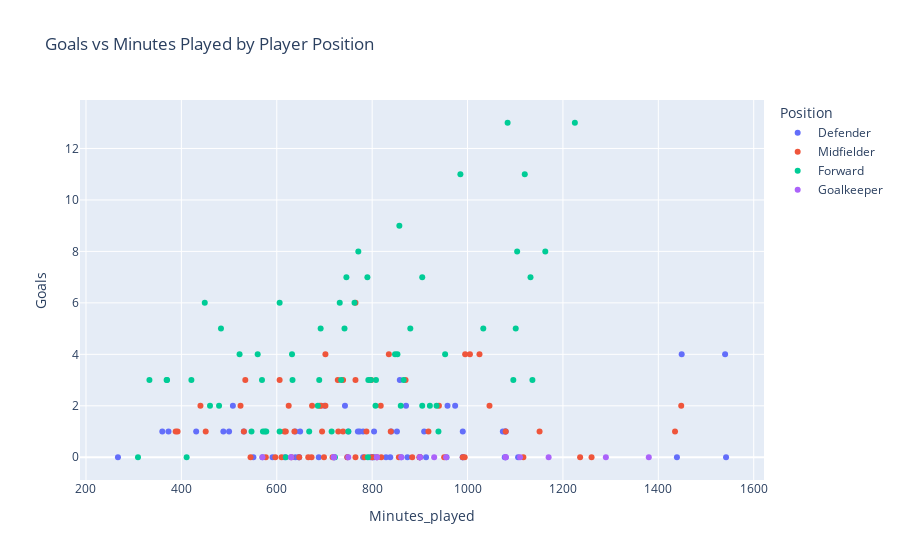

This figure's notebook cell:
### Code cell
px.scatter(ucl, x='Minutes_played', y='Goals', color='Position', title='Goals vs Minutes Played by Player Position', hover_data=['Player', 'Team'])

### Figure 1 — Plotly figure (JSON) as saved in the notebook; plotly's stock layout.template omitted (floating-point values rounded to 4 significant figures; data arrays with more than 128 entries replaced by an {"elided": "..."} marker saying what was removed)
{"data": [{"customdata": [["Theo Hernandez", "Milan"], ["Van Dijk", "Liverpool FC"], ["Otamendi", "Benfica"], ["Johnston", "Celtic"], ["Hakimi", "Paris SG"], ["Frimpong", "Bayer Leverkusen"], ["Rico Lewis", "Manchester City"], ["Bensebaini", "BVB Dortmund"], ["Federico Gatti", "Juventus"], ["Dimarco", "Inter"], ["Mauro Junior", "PSV Eindhoven"], ["Raul Asencio", "Real Madrid"], ["Kounde", "Barcelona"], ["Ryan Flamingo", "PSV Eindhoven"], ["Hincapie", "Bayer Leverkusen"], ["Saliba", "Arsenal FC"], ["Grimaldo", "Bayer Leverkusen"], ["Ezri Konsa", "Aston Villa"], ["Stefan de Vrij", "Inter"], ["Jose Gimenez", "Atletico Madrid"], ["Ryerson", "BVB Dortmund"], ["Pavard", "Inter"], ["Vanderson", "Monaco"], ["Alphonso Davies", "Bayern Munich"], ["Alexsandro Ribeiro", "Lille"], ["Upamecano", "Bayern Munich"], ["Alexander Bah", "Benfica"], ["Inigo Martinez", "Barcelona"], ["Maatsen", "Aston Villa"], ["Jurrien Timber", "Arsenal FC"], ["Manuel Akanji", "Manchester City"], ["Schlotterbeck", "BVB Dortmund"], ["Mukiele", "Bayer Leverkusen"], ["De Cuyper", "Club Brugge"], ["Sam Beukema", "Bologna"], ["Kolasinac", "Atalanta BC"], ["Youssouf Fofana", "Milan"], ["Gabriel Magalhaes", "Arsenal FC"], ["Gonçalo Inacio", "Sporting CP"], ["Alvaro Carreras", "Benfica"], ["Singo", "Monaco"], ["Nuno Mendes", "Paris SG"], ["Dumfries", "Inter"], ["Minjae Kim", "Bayern Munich"], ["Pacho", "Paris SG"], ["Balde", "Barcelona"], ["Francesco Acerbi", "Inter"], ["Robertson", "Liverpool FC"], ["Calafiori", "Arsenal FC"], ["Marquinhos", "Paris SG"], ["Bastoni", "Inter"], ["Boscagli", "PSV Eindhoven"], ["Waldemar Anton", "BVB Dortmund"], ["Kossounou", "Atalanta BC"], ["Marten de Roon", "Atalanta BC"], ["Laimer", "Bayern Munich"], ["Thomas Meunier", "Lille"], ["Ibrahima Konate", "Liverpool FC"], ["Kenny Lala", "Brest"], ["Lucumi", "Bologna"]], "hovertemplate": "Position=Defender<br>Minutes_played=%{x}<br>Goals=%{y}<br>Player=%{customdata[0]}<br>Team=%{customdata[1]}<extra></extra>", "legendgroup": "Defender", "marker": {"color": "#636efa", "symbol": "circle"}, "mode": "markers", "name": "Defender", "orientation": "v", "showlegend": true, "x": [861, 840, 1080, 838, 1540, 796, 639, 743, 801, 570, 829, 748, 1106, 858, 774, 990, 871, 990, 688, 750, 956, 909, 781, 700, 900, 990, 500, 958, 373, 852, 646, 1080, 360, 1079, 647, 639, 800, 804, 488, 900, 508, 1449, 974, 1074, 1542, 804, 770, 551, 431, 1439, 1078, 913, 591, 267, 874, 781, 617, 649, 720, 531], "xaxis": "x", "y": [0, 1, 1, 0, 4, 0, 0, 2, 0, 0, 0, 0, 0, 3, 1, 0, 2, 1, 0, 1, 0, 1, 0, 2, 0, 0, 1, 2, 1, 1, 0, 0, 1, 1, 0, 1, 0, 1, 1, 0, 2, 4, 2, 1, 0, 0, 1, 0, 1, 0, 0, 0, 0, 0, 0, 1, 0, 1, 0, 1], "yaxis": "y", "type": "scatter"}, {"customdata": {"elided": "66x2 str values"}, "hovertemplate": "Position=Midfielder<br>Minutes_played=%{x}<br>Goals=%{y}<br>Player=%{customdata[0]}<br>Team=%{customdata[1]}<extra></extra>", "legendgroup": "Midfielder", "marker": {"color": "#EF553B", "symbol": "circle"}, "mode": "markers", "name": "Midfielder", "orientation": "v", "showlegend": true, "x": [994, 798, 1080, 1151, 545, 717, 637, 739, 835, 870, 990, 702, 1448, 1117, 616, 839, 647, 619, 918, 940, 739, 392, 856, 524, 606, 810, 995, 748, 440, 699, 788, 610, 728, 800, 1046, 818, 695, 702, 729, 631, 884, 819, 534, 900, 765, 1260, 899, 693, 674, 1435, 1005, 451, 765, 690, 625, 951, 1025, 765, 531, 1236, 784, 577, 597, 388, 673, 666], "xaxis": "x", "y": [0, 3, 1, 1, 0, 0, 1, 3, 4, 3, 0, 4, 2, 0, 1, 1, 0, 1, 1, 2, 1, 1, 0, 2, 3, 0, 4, 0, 2, 0, 1, 0, 3, 0, 2, 2, 1, 2, 1, 0, 0, 0, 3, 0, 0, 0, 0, 2, 2, 1, 4, 1, 6, 2, 2, 0, 4, 3, 1, 0, 0, 0, 0, 1, 0, 0], "yaxis": "y", "type": "scatter"}, {"customdata": [["Lewandowski", "Barcelona"], ["Raphinha", "Barcelona"], ["Jude Bellingham", "Real Madrid"], ["Brahim Diaz", "Real Madrid"], ["Lino", "Atletico Madrid"], ["Johan Bakayoko", "PSV Eindhoven"], ["Pulisic", "Milan"], ["Yamal", "Barcelona"], ["Kylian Mbappe", "Real Madrid"], ["Kai Havertz", "Arsenal FC"], ["Kuhn", "Celtic"], ["Kvaratskhelia", "Paris SG"], ["Martinelli", "Arsenal FC"], ["Noa Lang", "PSV Eindhoven"], ["Vinicius Jr", "Real Madrid"], ["Julian Alvarez", "Atletico Madrid"], ["Christos Tzolis", "Club Brugge"], ["Taremi", "Inter"], ["Griezmann", "Atletico Madrid"], ["Santiago Gimenez", "Milan"], ["Pavlidis", "Benfica"], ["Phil Foden", "Manchester City"], ["Lautaro Martinez", "Inter"], ["Di Maria", "Benfica"], ["Benjamin Sesko", "Leipzig"], ["Minamino", "Monaco"], ["Gakpo", "Liverpool FC"], ["Dembele", "Paris SG"], ["Embolo", "Monaco"], ["Quenda", "Sporting CP"], ["Barcola", "Paris SG"], ["Trincao", "Sporting CP"], ["Rafael Leao", "Milan"], ["Bukayo Saka", "Arsenal FC"], ["Kenan Yildiz", "Juventus"], ["Desire Doue", "Paris SG"], ["Adeyemi", "BVB Dortmund"], ["Igor Paixao", "Feyenoord"], ["Maghnes Akliouche", "Monaco"], ["Savinho", "Manchester City"], ["Giuliano Simeone", "Atletico Madrid"], ["Akturkoglu", "Benfica"], ["Salah", "Liverpool FC"], ["Guirassy", "BVB Dortmund"], ["Luuk de Jong", "PSV Eindhoven"], ["Rodrygo", "Real Madrid"], ["Conceiçao", "Juventus"], ["Harry Kane", "Bayern Munich"], ["Viktor Gyokeres", "Sporting CP"], ["Thuram", "Inter"], ["Lookman", "Atalanta BC"], ["Jonathan David", "Lille"], ["Ferran Torres", "Barcelona"], ["Gittens", "BVB Dortmund"], ["Marcus Rashford", "Aston Villa"], ["Jamal Musiala", "Bayern Munich"], ["Olise", "Bayern Munich"], ["Thomas Muller", "Bayern Munich"], ["Haaland", "Manchester City"], ["Lucas Vazquez", "Real Madrid"], ["Dan Ndoye", "Bologna"], ["Luis Diaz", "Liverpool FC"], ["Ivan Perisic", "PSV Eindhoven"], ["Kevin", "Shakhtar Donetsk"]], "hovertemplate": "Position=Forward<br>Minutes_played=%{x}<br>Goals=%{y}<br>Player=%{customdata[0]}<br>Team=%{customdata[1]}<extra></extra>", "legendgroup": "Forward", "marker": {"color": "#00cc96", "symbol": "circle"}, "mode": "markers", "name": "Forward", "orientation": "v", "showlegend": true, "x": [985, 1225, 1136, 479, 411, 860, 632, 1101, 1132, 560, 792, 735, 935, 686, 1104, 790, 939, 715, 732, 449, 905, 689, 857, 547, 522, 569, 369, 1163, 750, 722, 1096, 791, 797, 763, 668, 742, 692, 921, 807, 578, 571, 853, 808, 1084, 905, 880, 606, 1120, 606, 953, 483, 746, 421, 848, 309, 866, 1033, 370, 771, 575, 619, 633, 333, 460], "xaxis": "x", "y": [11, 13, 3, 2, 0, 2, 4, 5, 7, 4, 3, 3, 2, 2, 8, 7, 1, 1, 6, 6, 7, 3, 9, 1, 4, 3, 3, 8, 1, 0, 3, 0, 3, 6, 1, 5, 5, 2, 2, 1, 1, 4, 3, 13, 2, 5, 1, 11, 6, 4, 5, 7, 3, 4, 0, 3, 5, 3, 8, 1, 0, 3, 3, 2], "yaxis": "y", "type": "scatter"}, {"customdata": [["Marco Bizot", "Brest"], ["Chevalier", "Lille"], ["Courtois", "Real Madrid"], ["Mike Maignan", "Milan"], ["Alisson Becker", "Liverpool FC"], ["David Raya", "Arsenal FC"], ["Carnesecchi", "Atalanta BC"], ["Wellenreuther ", "Feyenoord"], ["Donnarumma", "Paris SG"], ["Yann Sommer", "Inter"], ["Di Gregorio", "Juventus"], ["Jan Oblak", "Atletico Madrid"], ["Riznyk", "Shakhtar Donetsk"], ["Emiliano Martinez", "Aston Villa"], ["Szczesny", "Barcelona"], ["Mignolet", "Club Brugge"], ["Franco Israel", "Sporting CP"], ["Skorupski", "Bologna"], ["Schmeichel", "Celtic"], ["Gazzaniga", "Girona"]], "hovertemplate": "Position=Goalkeeper<br>Minutes_played=%{x}<br>Goals=%{y}<br>Player=%{customdata[0]}<br>Team=%{customdata[1]}<extra></extra>", "legendgroup": "Goalkeeper", "marker": {"color": "#ab63fa", "symbol": "circle"}, "mode": "markers", "name": "Goalkeeper", "orientation": "v", "showlegend": true, "x": [810, 900, 1110, 861, 570, 1170, 810, 955, 1380, 1290, 719, 930, 720, 1080, 750, 1080, 720, 630, 900, 630], "xaxis": "x", "y": [0, 0, 0, 0, 0, 0, 0, 0, 0, 0, 0, 0, 0, 0, 0, 0, 0, 0, 0, 0], "yaxis": "y", "type": "scatter"}], "layout": {"xaxis": {"anchor": "y", "domain": [0.0, 1.0], "title": {"text": "Minutes_played"}}, "yaxis": {"anchor": "x", "domain": [0.0, 1.0], "title": {"text": "Goals"}}, "legend": {"title": {"text": "Position"}, "tracegroupgap": 0}, "title": {"text": "Goals vs Minutes Played by Player Position"}}}
